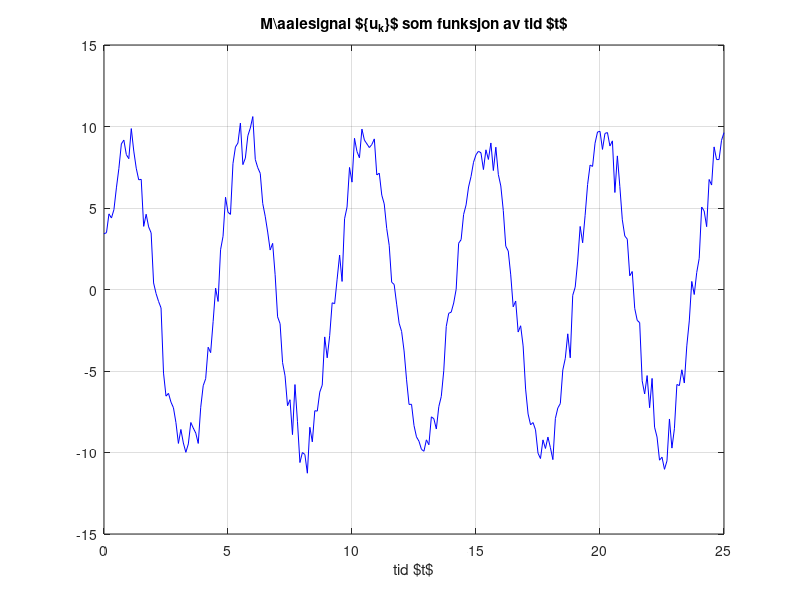

Recreate this plot in MATLAB.
%--------------------------------------------------- 
% j) Nyttige kommandoer  
%  
%  find, NaN
%--------------------------------------------------- 

clear; close all; clc

% laster inn .mat-fil bestående av tidsvektor "Tid" og 
% måling "Lys" som er fra lyssensoren 
load('Lego_measurements_oppg_1j.mat')         

% gir variablene nytt navn i henhold til kompendiet
u = Lys;
t = Tid;

% Figur 1 med 3x1 subplot
figure

% -----------------------------------------
% Plotting av data kun mot indeks
%subplot(3,1,1)
%plot(u,'b')  % kun ett argument i plot-kallet = plotting mot indeks
%grid
%title('M{\aa}lesignal $\{u_k\}$ som funksjon av indeks $k$')
%xlabel('indeks $k$')
%ylim([0 80])

% Henter første indeks hvor grafen stiger over 50
% Sjekket manuelt at det er rundt der kurven begynner
index = find(u > 50, 1, 'first');

% Fjerner data før den første indeksen
u = u(index:end);
t = t(index:end);

% Fjerner offset fra tidsvektoren
t = t - t(1);

%subplot(3,1,2)
%plot(t,u,'b')
%grid
%title('M{\aa}lesignal $\{u_k\}$ som funksjon av tid $t$')
%xlabel('tid $t$')

% Finner indeksene til utstikkerene
index = [find(u < 30) find(u > 58)];
% Sletter dem fra vektorene
u(index) = [];
t(index) = [];

% Fjerner C.
% Prøvde med å bytte ut elementene med NaN,
% men fikk NaN tilbake fra mean
u = u - mean(u);

%subplot(3,1,3)
plot(t,u,'b')
hold on
%plot(t, 10*sin(t*0.9))
grid
title('M{\aa}lesignal $\{u_k\}$ som funksjon av tid $t$')
xlabel('tid $t$')